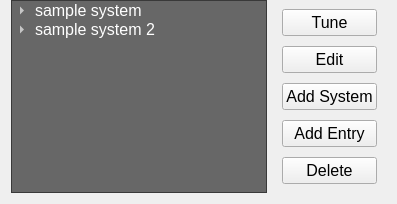
         <widget class="QWidget" name="systemBrowserPage">
          <layout class="QHBoxLayout" name="horizontalLayout_5">
           <property name="topMargin">
            <number>0</number>
           </property>
           <item>
            <widget class="QTreeWidget" name="treeWidget">
             <property name="sizePolicy">
              <sizepolicy hsizetype="Preferred" vsizetype="Expanding">
               <horstretch>0</horstretch>
               <verstretch>0</verstretch>
              </sizepolicy>
             </property>
             <property name="palette">
              <palette>
               <active>
                <colorrole role="WindowText">
                 <brush brushstyle="SolidPattern">
                  <color alpha="255">
                   <red>255</red>
                   <green>255</green>
                   <blue>255</blue>
                  </color>
                 </brush>
                </colorrole>
                <colorrole role="Button">
                 <brush brushstyle="SolidPattern">
                  <color alpha="255">
                   <red>74</red>
                   <green>74</green>
                   <blue>74</blue>
                  </color>
                 </brush>
                </colorrole>
                <colorrole role="Light">
                 <brush brushstyle="SolidPattern">
                  <color alpha="255">
                   <red>111</red>
                   <green>111</green>
                   <blue>111</blue>
                  </color>
                 </brush>
                </colorrole>
                <colorrole role="Midlight">
                 <brush brushstyle="SolidPattern">
                  <color alpha="255">
                   <red>92</red>
                   <green>92</green>
                   <blue>92</blue>
                  </color>
                 </brush>
                </colorrole>
                <colorrole role="Dark">
                 <brush brushstyle="SolidPattern">
                  <color alpha="255">
                   <red>37</red>
                   <green>37</green>
                   <blue>37</blue>
                  </color>
                 </brush>
                </colorrole>
                <colorrole role="Mid">
                 <brush brushstyle="SolidPattern">
                  <color alpha="255">
                   <red>49</red>
                   <green>49</green>
                   <blue>49</blue>
                  </color>
                 </brush>
                </colorrole>
                <colorrole role="Text">
                 <brush brushstyle="SolidPattern">
                  <color alpha="255">
                   <red>255</red>
                   <green>255</green>
                   <blue>255</blue>
                  </color>
                 </brush>
                </colorrole>
                <colorrole role="BrightText">
                 <brush brushstyle="SolidPattern">
                  <color alpha="255">
                   <red>255</red>
                   <green>255</green>
                   <blue>255</blue>
                  </color>
                 </brush>
                </colorrole>
                <colorrole role="ButtonText">
                 <brush brushstyle="SolidPattern">
                  <color alpha="255">
                   <red>255</red>
                   <green>255</green>
                   <blue>255</blue>
                  </color>
                 </brush>
                </colorrole>
                <colorrole role="Base">
                 <brush brushstyle="SolidPattern">
                  <color alpha="255">
                   <red>103</red>
                   <green>103</green>
                   <blue>103</blue>
                  </color>
                 </brush>
                </colorrole>
                <colorrole role="Window">
                 <brush brushstyle="SolidPattern">
                  <color alpha="255">
                   <red>74</red>
                   <green>74</green>
                   <blue>74</blue>
                  </color>
                 </brush>
                </colorrole>
                <colorrole role="Shadow">
                 <brush brushstyle="SolidPattern">
                  <color alpha="255">
                   <red>0</red>
                   <green>0</green>
                   <blue>0</blue>
                  </color>
                 </brush>
                </colorrole>
                <colorrole role="AlternateBase">
                 <brush brushstyle="SolidPattern">
                  <color alpha="255">
                   <red>37</red>
                   <green>37</green>
                   <blue>37</blue>
                  </color>
                 </brush>
                </colorrole>
                <colorrole role="ToolTipBase">
                 <brush brushstyle="SolidPattern">
                  <color alpha="255">
                   <red>255</red>
                   <green>255</green>
                   <blue>220</blue>
                  </color>
                 </brush>
                </colorrole>
                <colorrole role="ToolTipText">
                 <brush brushstyle="SolidPattern">
                  <color alpha="255">
                   <red>0</red>
                   <green>0</green>
                   <blue>0</blue>
                  </color>
                 </brush>
                </colorrole>
               </active>
               <inactive>
                <colorrole role="WindowText">
                 <brush brushstyle="SolidPattern">
                  <color alpha="255">
                   <red>255</red>
                   <green>255</green>
                   <blue>255</blue>
                  </color>
                 </brush>
                </colorrole>
                <colorrole role="Button">
                 <brush brushstyle="SolidPattern">
                  <color alpha="255">
                   <red>74</red>
                   <green>74</green>
                   <blue>74</blue>
                  </color>
                 </brush>
                </colorrole>
                <colorrole role="Light">
                 <brush brushstyle="SolidPattern">
                  <color alpha="255">
                   <red>111</red>
                   <green>111</green>
                   <blue>111</blue>
                  </color>
                 </brush>
                </colorrole>
                <colorrole role="Midlight">
                 <brush brushstyle="SolidPattern">
                  <color alpha="255">
                   <red>92</red>
                   <green>92</green>
                   <blue>92</blue>
                  </color>
                 </brush>
                </colorrole>
                <colorrole role="Dark">
                 <brush brushstyle="SolidPattern">
                  <color alpha="255">
                   <red>37</red>
                   <green>37</green>
                   <blue>37</blue>
                  </color>
                 </brush>
                </colorrole>
                <colorrole role="Mid">
                 <brush brushstyle="SolidPattern">
                  <color alpha="255">
                   <red>49</red>
                   <green>49</green>
                   <blue>49</blue>
                  </color>
                 </brush>
                </colorrole>
                <colorrole role="Text">
                 <brush brushstyle="SolidPattern">
                  <color alpha="255">
                   <red>255</red>
                   <green>255</green>
                   <blue>255</blue>
                  </color>
                 </brush>
                </colorrole>
                <colorrole role="BrightText">
                 <brush brushstyle="SolidPattern">
                  <color alpha="255">
                   <red>255</red>
                   <green>255</green>
                   <blue>255</blue>
                  </color>
                 </brush>
                </colorrole>
                <colorrole role="ButtonText">
                 <brush brushstyle="SolidPattern">
                  <color alpha="255">
                   <red>255</red>
                   <green>255</green>
                   <blue>255</blue>
                  </color>
                 </brush>
                </colorrole>
                <colorrole role="Base">
                 <brush brushstyle="SolidPattern">
                  <color alpha="255">
                   <red>103</red>
                   <green>103</green>
                   <blue>103</blue>
                  </color>
                 </brush>
                </colorrole>
                <colorrole role="Window">
                 <brush brushstyle="SolidPattern">
                  <color alpha="255">
                   <red>74</red>
                   <green>74</green>
                   <blue>74</blue>
                  </color>
                 </brush>
                </colorrole>
                <colorrole role="Shadow">
                 <brush brushstyle="SolidPattern">
                  <color alpha="255">
                   <red>0</red>
                   <green>0</green>
                   <blue>0</blue>
                  </color>
                 </brush>
                </colorrole>
                <colorrole role="AlternateBase">
                 <brush brushstyle="SolidPattern">
                  <color alpha="255">
                   <red>37</red>
                   <green>37</green>
                   <blue>37</blue>
                  </color>
                 </brush>
                </colorrole>
                <colorrole role="ToolTipBase">
                 <brush brushstyle="SolidPattern">
                  <color alpha="255">
                   <red>255</red>
                   <green>255</green>
                   <blue>220</blue>
                  </color>
                 </brush>
                </colorrole>
                <colorrole role="ToolTipText">
                 <brush brushstyle="SolidPattern">
                  <color alpha="255">
                   <red>0</red>
                   <green>0</green>
                   <blue>0</blue>
                  </color>
                 </brush>
                </colorrole>
               </inactive>
               <disabled>
                <colorrole role="WindowText">
                 <brush brushstyle="SolidPattern">
                  <color alpha="255">
                   <red>37</red>
                   <green>37</green>
                   <blue>37</blue>
                  </color>
                 </brush>
                </colorrole>
                <colorrole role="Button">
                 <brush brushstyle="SolidPattern">
                  <color alpha="255">
                   <red>74</red>
                   <green>74</green>
                   <blue>74</blue>
                  </color>
                 </brush>
                </colorrole>
                <colorrole role="Light">
                 <brush brushstyle="SolidPattern">
                  <color alpha="255">
                   <red>111</red>
                   <green>111</green>
                   <blue>111</blue>
                  </color>
                 </brush>
                </colorrole>
                <colorrole role="Midlight">
                 <brush brushstyle="SolidPattern">
                  <color alpha="255">
                   <red>92</red>
                   <green>92</green>
                   <blue>92</blue>
                  </color>
                 </brush>
                </colorrole>
                <colorrole role="Dark">
                 <brush brushstyle="SolidPattern">
                  <color alpha="255">
                   <red>37</red>
                   <green>37</green>
                   <blue>37</blue>
                  </color>
                 </brush>
                </colorrole>
                <colorrole role="Mid">
                 <brush brushstyle="SolidPattern">
                  <color alpha="255">
                   <red>49</red>
                   <green>49</green>
                   <blue>49</blue>
                  </color>
                 </brush>
                </colorrole>
                <colorrole role="Text">
                 <brush brushstyle="SolidPattern">
                  <color alpha="255">
                   <red>37</red>
                   <green>37</green>
                   <blue>37</blue>
                  </color>
                 </brush>
                </colorrole>
                <colorrole role="BrightText">
                 <brush brushstyle="SolidPattern">
                  <color alpha="255">
                   <red>255</red>
                   <green>255</green>
                   <blue>255</blue>
                  </color>
                 </brush>
                </colorrole>
                <colorrole role="ButtonText">
                 <brush brushstyle="SolidPattern">
                  <color alpha="255">
                   <red>37</red>
                   <green>37</green>
                   <blue>37</blue>
                  </color>
                 </brush>
                </colorrole>
                <colorrole role="Base">
                 <brush brushstyle="SolidPattern">
                  <color alpha="255">
                   <red>74</red>
                   <green>74</green>
                   <blue>74</blue>
                  </color>
                 </brush>
                </colorrole>
                <colorrole role="Window">
                 <brush brushstyle="SolidPattern">
                  <color alpha="255">
                   <red>74</red>
                   <green>74</green>
                   <blue>74</blue>
                  </color>
                 </brush>
                </colorrole>
                <colorrole role="Shadow">
                 <brush brushstyle="SolidPattern">
                  <color alpha="255">
                   <red>0</red>
                   <green>0</green>
                   <blue>0</blue>
                  </color>
                 </brush>
                </colorrole>
                <colorrole role="AlternateBase">
                 <brush brushstyle="SolidPattern">
                  <color alpha="255">
                   <red>74</red>
                   <green>74</green>
                   <blue>74</blue>
                  </color>
                 </brush>
                </colorrole>
                <colorrole role="ToolTipBase">
                 <brush brushstyle="SolidPattern">
                  <color alpha="255">
                   <red>255</red>
                   <green>255</green>
                   <blue>220</blue>
                  </color>
                 </brush>
                </colorrole>
                <colorrole role="ToolTipText">
                 <brush brushstyle="SolidPattern">
                  <color alpha="255">
                   <red>0</red>
                   <green>0</green>
                   <blue>0</blue>
                  </color>
                 </brush>
                </colorrole>
               </disabled>
              </palette>
             </property>
             <property name="font">
              <font>
               <pointsize>12</pointsize>
              </font>
             </property>
             <property name="editTriggers">
              <set>QAbstractItemView::DoubleClicked|QAbstractItemView::EditKeyPressed</set>
             </property>
             <property name="animated">
              <bool>true</bool>
             </property>
             <attribute name="headerVisible">
              <bool>false</bool>
             </attribute>
             <column>
              <property name="text">
               <string>1</string>
              </property>
             </column>
             <item>
              <property name="text">
               <string>sample system</string>
              </property>
              <item>
               <property name="text">
                <string>sample entry</string>
               </property>
              </item>
             </item>
             <item>
              <property name="text">
               <string>sample system 2</string>
              </property>
              <item>
               <property name="text">
                <string>groups</string>
               </property>
               <item>
                <property name="text">
                 <string>sample talkgroup</string>
                </property>
               </item>
               <item>
                <property name="text">
                 <string>tg 2</string>
                </property>
               </item>
              </item>
              <item>
               <property name="text">
                <string>sites</string>
               </property>
               <item>
                <property name="text">
                 <string>site 1</string>
                </property>
                <item>
                 <property name="text">
                  <string>channel</string>
                 </property>
                </item>
                <item>
                 <property name="text">
                  <string>channel 2</string>
                 </property>
                </item>
               </item>
              </item>
             </item>
            </widget>
           </item>
           <item>
            <widget class="QWidget" name="widget_5" native="true">
             <property name="sizePolicy">
              <sizepolicy hsizetype="Maximum" vsizetype="Maximum">
               <horstretch>0</horstretch>
               <verstretch>0</verstretch>
              </sizepolicy>
             </property>
             <layout class="QVBoxLayout" name="verticalLayout_5">
              <property name="spacing">
               <number>10</number>
              </property>
              <item>
               <widget class="QPushButton" name="browser_tuneButton">
                <property name="font">
                 <font>
                  <pointsize>12</pointsize>
                 </font>
                </property>
                <property name="text">
                 <string>Tune</string>
                </property>
               </widget>
              </item>
              <item>
               <widget class="QPushButton" name="browser_editButton">
                <property name="font">
                 <font>
                  <pointsize>12</pointsize>
                 </font>
                </property>
                <property name="text">
                 <string>Edit</string>
                </property>
               </widget>
              </item>
              <item>
               <widget class="QPushButton" name="browser_addSysButton">
                <property name="font">
                 <font>
                  <pointsize>12</pointsize>
                 </font>
                </property>
                <property name="text">
                 <string>Add System</string>
                </property>
               </widget>
              </item>
              <item>
               <widget class="QPushButton" name="browser_addEntryButton">
                <property name="font">
                 <font>
                  <pointsize>12</pointsize>
                 </font>
                </property>
                <property name="text">
                 <string>Add Entry</string>
                </property>
               </widget>
              </item>
              <item>
               <widget class="QPushButton" name="browser_deleteButton">
                <property name="font">
                 <font>
                  <pointsize>12</pointsize>
                 </font>
                </property>
                <property name="text">
                 <string>Delete</string>
                </property>
               </widget>
              </item>
             </layout>
            </widget>
           </item>
          </layout>
         </widget>
